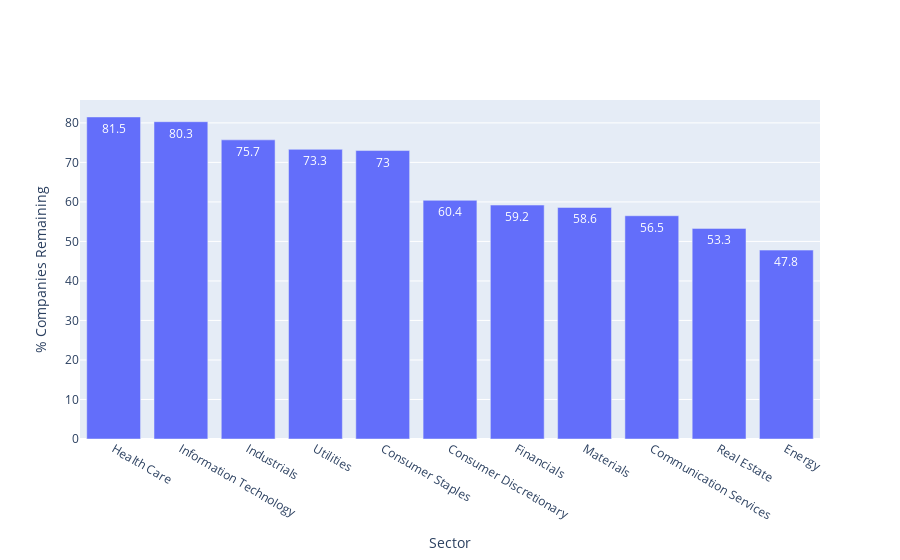

Notebook code for this chart:
### Code cell
fig = go.Figure(data=[
    #go.Bar(name='SP500', x=a.index, y=a['sector']),
    #go.Bar(name='SP500 Filtered', x=a.index, y=a['Remaining Count']),
    go.Bar(name='Remaining %', x=a.index, y=a['Remaining %'], text=a['Remaining %'])
])
# Change the bar mode
#fig.update_layout(barmode='group')
fig.update_layout(legend_title_text = "High Performers")
fig.update_xaxes(title_text="Sector")
fig.update_yaxes(title_text="% Companies Remaining")
fig.show()

### Figure 1 — Plotly figure (JSON) as saved in the notebook; plotly's stock layout.template omitted (floating-point values rounded to 4 significant figures)
{"data": [{"name": "Remaining %", "text": [81.5, 80.3, 75.7, 73.3, 73, 60.4, 59.2, 58.6, 56.5, 53.3, 47.8], "type": "bar", "x": ["Health Care", "Information Technology", "Industrials", "Utilities", "Consumer Staples", "Consumer Discretionary", "Financials", "Materials", "Communication Services", "Real Estate", "Energy"], "y": [81.5, 80.3, 75.7, 73.3, 73, 60.4, 59.2, 58.6, 56.5, 53.3, 47.8]}], "layout": {"autosize": true, "legend": {"title": {"text": "High Performers"}}, "xaxis": {"autorange": true, "range": [-0.5, 10.5], "title": {"text": "Sector"}, "type": "category"}, "yaxis": {"autorange": true, "range": [0, 85.79], "title": {"text": "% Companies Remaining"}, "type": "linear"}}}
